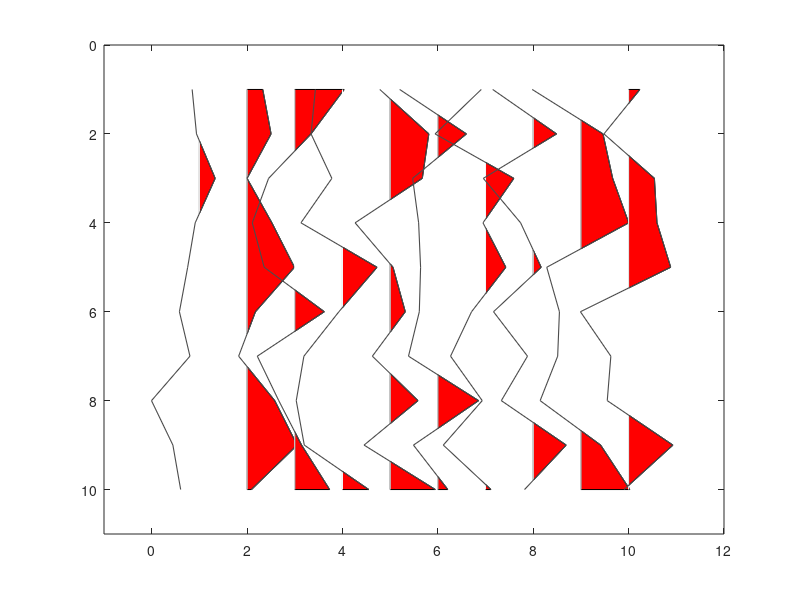

This figure's MATLAB source:
function wigb(a,scal,x,z,amx,indices)
%WIGB: Plot seismic data using wiggles.
%
%  WIGB(a,scal,x,z,amx)
%
%  IN  a:     seismic data (a matrix, traces are columns)
%      scale: multiple data by scal
%      x:     horizontal axis (often offset)
%      z:     vertical axis (often time)
%
%  Note
%
%    If only 'a' is enter, 'scal,x,z,amn,amx' are set automatically;
%    otherwise, 'scal' is a scalar; 'x, z' are vectors for annotation in
%    offset and time, amx are the amplitude range.
%
%
%  Author(s): Xingong Li (Intseis, Integrated Seismic Solutions)
%  Copyright 1998-2003 Xingong
%  Revision: 1.2  Date: Dec/2002
%  Modified by Yunfeng Chen, Nov. 29, 2016 to plot the stacked trace
%  Y.C., Jan. 15, 2018, plot missing traces in red
%  IN indices: indices of empty traces
if_sum = false;
if if_sum
   a = [a, sum(a,2)/size(a,2)];
   x = [x x(end)+5*(x(end)-x(end-1))];
end
if nargin == 0, nx=10;nz=10; a = rand(nz,nx)-0.5; end;

[nz,nx]=size(a);
trmx= max(abs(a));

if (nargin == 6) 
    if isempty(amx)
        amx=mean(trmx); 
    end
end
if (nargin <= 4); amx=mean(trmx); indices=[]; end;
if (nargin <= 2); x=[1:nx]; z=[1:nz];  end;
if (nargin <= 1); scal =1; end;

if nx <= 1; disp(' ERR:PlotWig: nx has to be more than 1');return;end;

% take the average as dx

dx1 = abs(x(2:nx)-x(1:nx-1));
dx = median(dx1);


dz=z(2)-z(1);
xmx=max(max(a)); xmn=min(min(a));

if scal == 0; scal=1; end;
a = a * dx /amx;
a = a * scal;


fprintf(' PlotWig: data range [%f, %f], plotted max %f \n',xmn,xmx,amx);

% set display range

x1=min(x)-2.0*dx; x2=max(x)+2.0*dx;
z1=min(z)-dz; z2=max(z)+dz;

set(gca,'NextPlot','add','Box','on', ...
    'XLim', [x1 x2], ...
    'YDir','reverse', ...
    'YLim',[z1 z2]);



fillcolor = [1 0.0 0.0];
linecolor = [0.3 0.3 0.3];

linewidth = 0.8;

z=z'; 	% input as row vector
zstart=z(1);
zend  =z(nz);

for i=1:nx,
    
    if trmx(i) ~= 0;    % skip the zero traces
        tr=a(:,i); 	% --- one scale for all section
        s = sign(tr) ;
        i1= find( s(1:nz-1) ~= s(2:nz) );	% zero crossing points
        npos = length(i1);
        
        
        %12/7/97
        zadd = i1 + tr(i1) ./ (tr(i1) - tr(i1+1)); %locations with 0 amplitudes
        aadd = zeros(size(zadd));
        
        [zpos,vpos] = find(tr >0);
        [zz,iz] = sort([zpos; zadd]); 	% indices of zero point plus positives
        aa = [tr(zpos); aadd];
        aa = aa(iz);
        
        % be careful at the ends
        if tr(1)>0, 	a0=0; z0=1.00;
        else, 		a0=0; z0=zadd(1);
        end;
        if tr(nz)>0, 	a1=0; z1=nz;
        else, 		a1=0; z1=max(zadd);
        end;
        
        zz = [z0; zz; z1; z0];
        aa = [a0; aa; a1; a0];
        
        zzz = zstart + zz*dz -dz;
        % YC, plot in red if it is reconstructed traces
        if ismember(i,indices)
            patch( aa+x(i) , zzz,  [0 0 1]);
        else
            patch( aa+x(i) , zzz,  fillcolor);
        end
        
        
         line( 'Color',[1 1 1],  ...
             'Xdata', x(i)+[0 0], 'Ydata',[zstart zend]); % remove zero line
        
        %'LineWidth',linewidth, ...
        %12/7/97 'Xdata', x(i)+[0 0], 'Ydata',[z0 z1]*dz);	% remove zero line
        
        line( 'Color',linecolor,...
            'LineWidth',linewidth, ...
            'Xdata', tr+x(i), 'Ydata',z);	% negatives line
        
    else % zeros trace
%         line( 'Color',linecolor,'EraseMode','background',  ...
%             'LineWidth',linewidth, ...
%             'Xdata', [x(i) x(i)], 'Ydata',[zstart zend]);
    end;
end;
